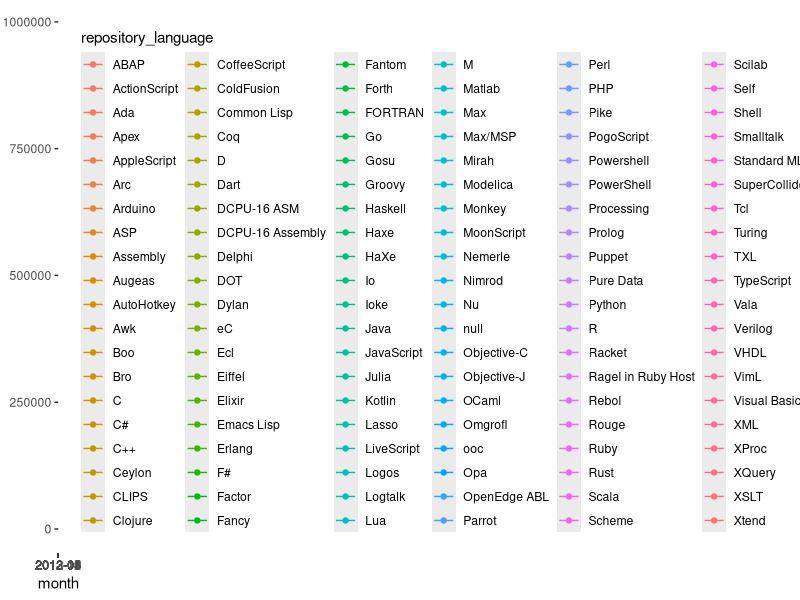

This chart was generated by the following R code: (Note: this script raises an error after producing the figure.)
# Get data
gh_data <- read.csv("results.csv", as.is=T)

# This is too much data, sort it so we get the top results
s <- gh_data[order(gh_data$pushes, decreasing=T), ]
s1 <- s[1:120, ]

# Somehow theres a null language, filter it out
s1[s1$repository_language != "null", ]

library("ggplot2")

# Plot the pushes over time
ggplot(data=gh_data) + aes(x=month, y=pushes, group=repository_language, color=repository_language) + geom_line(aes(group=repository_language)) + geom_point()

# I don't like that one, let's try a bar graph
ggplot(data=s2) + aes(x=month, y=pushes, fill=repository_language) + geom_bar(stat = "identity") + ggtitle("Github language popularity over time")